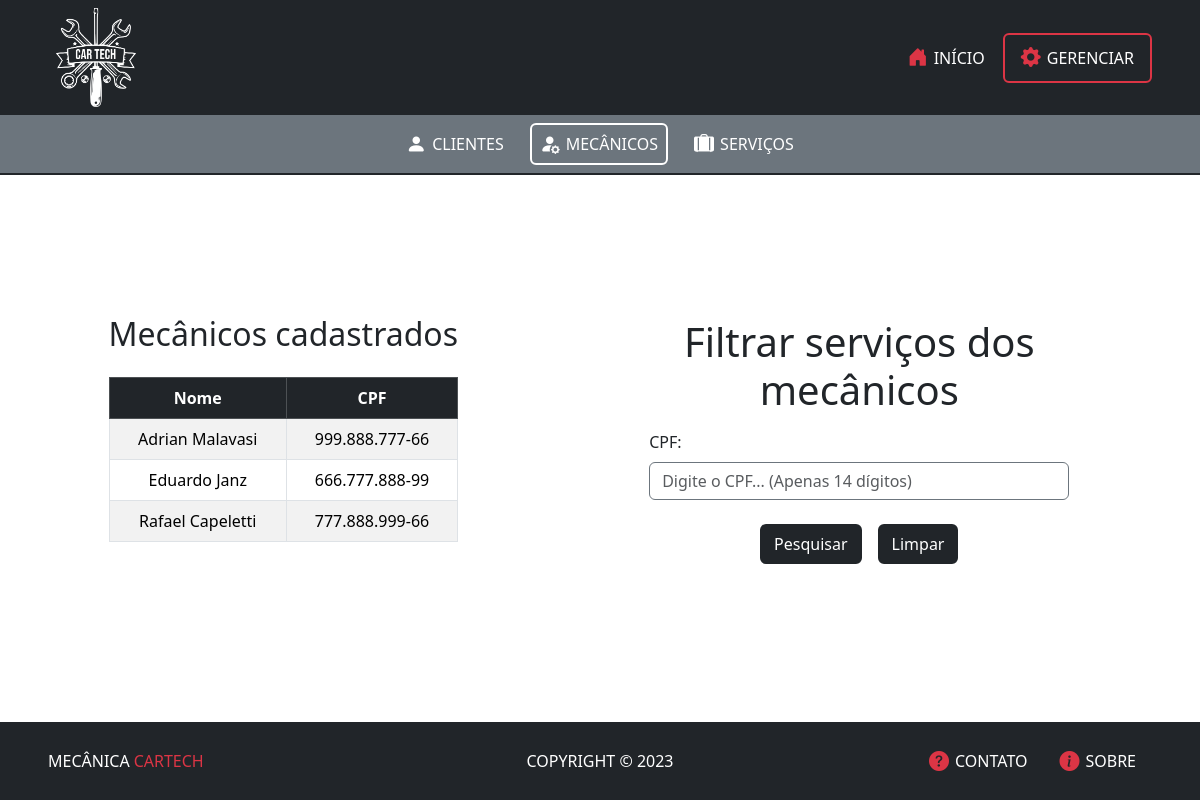
The app's page /view/mecanico/filtro-mecanico.php with its own data.
### tables this page shows
CREATE TABLE `pessoas` (
  `id_pessoa` int(11) NOT NULL,
  `nome` varchar(50) NOT NULL,
  `cpf` varchar(14) NOT NULL,
  `telefone` varchar(14) NOT NULL,
  `endereco` varchar(100) NOT NULL
);

### control/MecanicoControl.class.php (called while the page is built, shortened)
<?php
class MecanicoControl {
    private $conexao;
    function __construct($conexao) {
        $this->conexao = $conexao;
    }
    public function listarObj() {
        $sql = "SELECT * FROM mecanicos";
        $result = $this->conexao->query($sql);
        $mecanicos = array();
        if ($result->num_rows > 0) {
            while ($row = $result->fetch_assoc()) {
                $mecanicos[] = $row;
            }
        }
        $sql = "SELECT * FROM pessoas";
        $result = $this->conexao->query($sql);
        $pessoas = array();
        if ($result->num_rows > 0) {
            while ($row = $result->fetch_assoc()) {
                foreach ($mecanicos as $mecanico) {
                    if ($row['id_pessoa'] == $mecanico['id_mecanico']) {
                        $pessoas[] = $row;
                    }
                }
            }
        }
        if (count($mecanicos) != 0 && count($pessoas) != 0) {
            $mecanicosPessoas = array();
            for ($i = 0; $i < count($pessoas); $i++) {
                $mecanicosPessoas[$i] = new Mecanico(
                    $pessoas[$i]['nome'],
                    $pessoas[$i]['cpf'],
                    $pessoas[$i]['telefone'],
                    $pessoas[$i]['endereco'],
                    $mecanicos[$i]['salario'],
                    $mecanicos[$i]['cargo'],
                    $mecanicos[$i]['especializacao']
                );
                $mecanicosPessoas[$i]->setId($pessoas[$i]['id_pessoa']);
            }
            return $mecanicosPessoas;
        }
        return null;
    }
}
?>

### model/Database.class.php (called while the page is built, shortened)
<?php
class Database {
    private $host;
    private $username;
    private $password;
    private $database;
    private $connection;
    public function __construct($host, $username, $password, $database) {
        $this->host = $host;
        $this->username = $username;
        $this->password = $password;
        $this->database = $database;
    }
    private function connect() {
        $this->connection = new mysqli($this->host, $this->username, $this->password, $this->database);
    }
    public function query($sql) {
        return $this->connection->query($sql);
    }
}
?>

### model/Pessoa.class.php (called while the page is built, shortened)
<?php
class Pessoa {
    private $nome;
    private $cpf;
    function __construct($nome = "", $cpf = "", $telefone = "", $endereco = "") {
        $this->nome = $nome;
        $this->cpf = $cpf;
    }
    function setId($id_pessoa) {
        return $this->id_pessoa = $id_pessoa;
    }
    function getNome() {
        return $this->nome;
    }
    function getCpf() {
        return $this->cpf;
    }
}
?>

### view/mecanico/filtro-mecanico.php (the view, shortened to what this page needs)
<?php
require_once '../../control/public.php';
require_once '../../control/funcoes.php';
echo criaHeader("Mecânicos");
?>
<main class="d-flex align-items-center justify-content-around flex-grow-1 my-4">
    <div class="listagem ms-5">
        <div class="mecanicos d-flex flex-column align-items-center mb-4">
        <h2 class="mb-4">Mecânicos cadastrados</h2>
            <?php
                $vetMecanicos = $mecanicoControl->listarObj();
                if ($vetMecanicos != null) {
                    echo '<table class="table table-bordered table-striped table-hover text-center align-middle">
                    <thead class="table-dark align-middle">
                        <tr>
                            <th>Nome</th>
                            <th>CPF</th>
                        </tr>
                    </thead>
                    <tbody>';
                    foreach ($vetMecanicos as $mecanico) {
                    echo '<tr>
                            <td>'.$mecanico->getNome().'</td>
                            <td>'.$mecanico->getCpf().'</td>
                        </tr>';
                    }
                    echo '</tbody>
                    </table>';
                } else {
                    echo '<p>Nenhum mecânico encontrado.</p>';
                }
            ?>
        </div>
    </div>
    <div class="formulario d-flex flex-column align-items-center">
        <h1 class="mb-3 text-center w-75">Filtrar serviços dos mecânicos</h1>
        <form action="../filtrar.php?url=mecanico" method="post" class="w-75">
            <p class="d-flex flex-column align-items-center">
                <label for="cpf" class="form-label align-self-start">CPF:</label>
                <input type="text" id="cpf" name="cpf" class="form-control border border-secondary" placeholder="Digite o CPF... (Apenas 14 dígitos)" pattern="\d{3}\.\d{3}\.\d{3}-\d{2}" required>
            </p>
            <p class="d-flex justify-content-center mt-4">
                <input type="submit" value="Pesquisar" class="btn btn-dark mx-2 border border-dark border-2">
                <input type="reset" value="Limpar" class="btn btn-dark mx-2 border border-dark border-2">
            </p>
        </form>
    </div>
</main>
<?php
echo criaFooter();
?>

### records on screen
pessoas: nome "Adrian Malavasi", cpf "999.888.777-66"
pessoas: nome "Eduardo Janz", cpf "666.777.888-99"
pessoas: nome "Rafael Capeletti", cpf "777.888.999-66"
